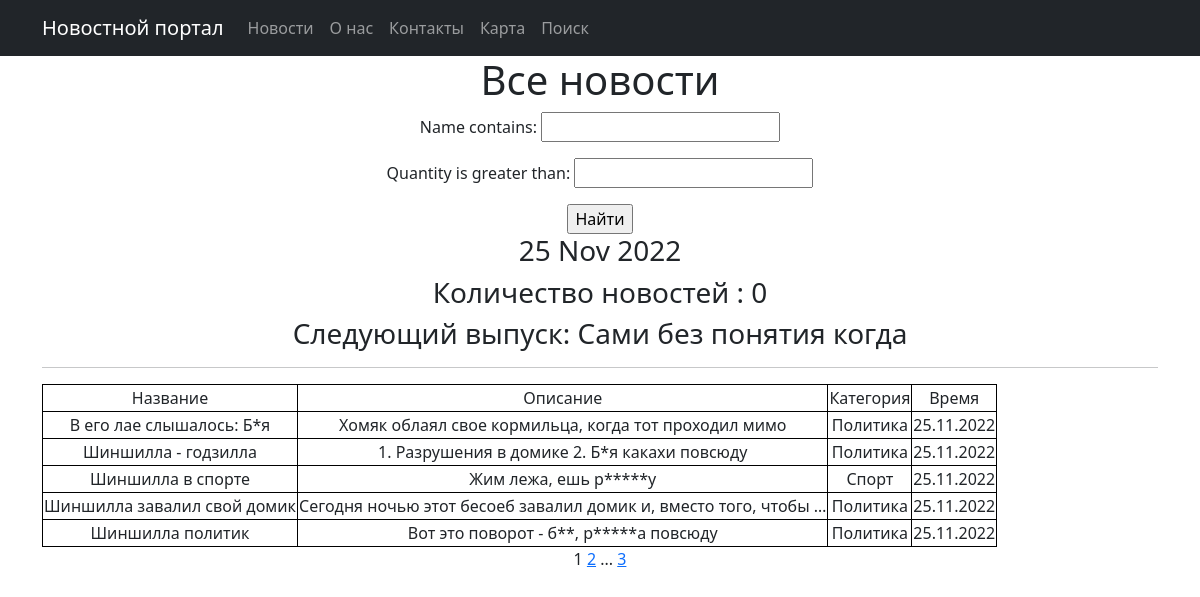
Page /news/ on the committed database.
### simpleapp/models.py (models this page shows, shortened)
class New(models.Model):
    name = models.CharField(
        max_length=50,
        unique=True, # названия товаров не должны повторяться
    )
    description = models.TextField()
    quantity = models.IntegerField(
        validators=[MinValueValidator(0)],
    )
    category = models.ForeignKey(
        to='Category',
        on_delete=models.CASCADE,
        related_name='news', # все продукты в категории будут доступны через поле products
    )

class Category(models.Model):
    name = models.CharField(max_length=100, unique=True)

### simpleapp/views.py (the view)
# urls.py: path('', NewsList.as_view(), name='new_list'),
class NewsList(ListView):
    model = New
    ordering = 'name'
    template_name = 'news.html'
    context_object_name = 'news'
    paginate_by = 5  # вот так мы можем указать количество записей на странице, я указал 5, чтобы новости не придумывать
    def get_queryset(self):
        queryset = super().get_queryset()
        self.filterset = NewFilter(self.request.GET, queryset)
        return self.filterset.qs
    def get_context_data(self, **kwargs):
        context = super().get_context_data(**kwargs)
        context['time_now'] = datetime.utcnow()
        context['next_news'] = 'Следующий выпуск: Сами без понятия когда'
        context['filterset'] = self.filterset
        return context

### simpleapp/templatetags/custom_filters.py (called while the page is built)
@register.filter()
def censor(value):
    swear_words = ('редиска', 'редиску', 'Бля', 'бля', 'Бля.', '.Бля', 'Бля,', 'Бля?', 'Бля!', '.бля', 'бля.', 'бля?', 'бля!', 'бля,', 'Бля:')
    if not isinstance(value, str):
        raise TypeError(f"unresolved type '{type(value)}' expected  type 'str'")
    for word in value.split():
        if word.lower() in swear_words:
            value = value.replace(word, f"{word[0]}{'*' * (len(word) - 2)}{word[-1]}")
    return value

### simpleapp/templatetags/custom_tags.py (called while the page is built)
@register.simple_tag(takes_context=True)
def url_replace(context, **kwargs):
   d = context['request'].GET.copy()
   for k, v in kwargs.items():
       d[k] = v
   return d.urlencode()

### templates/news.html (shortened to what this page needs)
{% extends 'flatpages/default.html' %}
{% load custom_filters %}
{% load custom_tags %}
{% block content %}
   <h1>Все новости</h1>
   <form action="" method="get">
       {{ filterset.form.as_p }}
       <input type="submit" value="Найти" />
   </form>
   <h3>{{ time_now|date:'d M Y' }}</h3>
   <h3> Количество новостей : {{ new | length }} </h3>
   <h3> {{ next_news|default_if_none:"Следующий выпуск: Сами без понятия когда" }} </h3>
   <hr>
   {% if news %}
       <table style="border:1px solid black;">
           <tr style="border:1px solid black;">
               <td style="border:1px solid black;">Название</td>
               <td style="border:1px solid black;">Описание</td>
               <td style="border:1px solid black;">Категория</td>
               <td style="border:1px solid black;">Время</td>
           </tr>
           {% for new in news %}
           <tr style="border:1px solid black;">
              <td style="border:1px solid black;">{{ new.name|censor }}</td>
               <td style="border:1px solid black;">{{ new.description|truncatewords:10|censor }}</td>
               <td style="border:1px solid black;">{{ new.category.name }}</td>
               <td style="border:1px solid black;">{{ time_now|date:'d.m.Y' }}</td>
           </tr>
           {% endfor %}
       </table>
   {% else %}
       <h2>Новостей нет!</h2>
   {% endif %}
   {{ page_obj.number }}
   {% if page_obj.has_next %}
       <a href="?{% url_replace page=page_obj.next_page_number %}">{{ page_obj.next_page_number }}</a>
       {% if paginator.num_pages != page_obj.next_page_number %}
           ...
           <a href="?{% url_replace page=page_obj.paginator.num_pages %}">{{ page_obj.paginator.num_pages }}</a>
       {% endif %}
   {% endif %}
{% endblock content %}

### templates/flatpages/default.html (shortened to what this page needs)
<!DOCTYPE html>
<html lang="en">
    <head>
        {% load static %}
        <link href="{% static 'css/styles.css' %}" rel="stylesheet" />
    </head>
    <body>
        <nav class="navbar navbar-expand-lg navbar-dark bg-dark static-top">
           <div class="container">
               <a class="navbar-brand" href="/news_about/">Новостной портал</a>
               <div class="collapse navbar-collapse" id="navbarResponsive">
                   <ul class="navbar-nav ml-auto">
                       <li class="nav-item">
                           <a class="nav-link" href="/news/">Новости</a>
                       </li>
                       <li class="nav-item">
                           <a class="nav-link" href="/about/">О нас</a>
                       </li>
                       <li class="nav-item">
                           <a class="nav-link" href="/contacts/">Контакты</a>
                       </li>
                       <li class="nav-item">
                           <a class="nav-link" href="/map/">Карта</a>
                       </li>
                       <li class="nav-item">
                           <a class="nav-link" href="/news/search/">Поиск</a>
                       </li>
                   </ul>
               </div>
           </div>
        </nav>
            <div class="container">
           <div class="row">
               <div class="col-lg-12 text-center">
                   {% block content %}{% endblock content %}
               </div>
           </div>
        </div>
    </body>
</html>

### rows in the picture
New: name|censor "В его лае слышалось: Б*я", description|censor "Хомяк облаял свое кормильца, когда тот проходил мимо", category.name "Политика", m "25.11.2022"
New: name|censor "Шиншилла - годзилла", description|censor "1. Разрушения в домике 2. Б*я какахи повсюду", category.name "Политика", m "25.11.2022"
New: name|censor "Шиншилла в спорте", description|censor "Жим лежа, ешь р*****у", category.name "Спорт", m "25.11.2022"
New: name|censor "Шиншилла завалил свой домик", description|censor "Сегодня ночью этот бесоеб завалил домик и, вместо того, чтобы …", category.name "Политика", m "25.11.2022"
New: name|censor "Шиншилла политик", description|censor "Вот это поворот - б**, р*****а повсюду", category.name "Политика", m "25.11.2022"

### other values in the picture
{{ time_now|date:'d M Y' }} "25 Nov 2022"
{{ new | length }} "0"
{{ next_news|default_if_none:"Следующий выпуск: Сами без понятия когда" }} "Следующий выпуск: Сами без понятия когда"
{{ page_obj.number }} "1"
{{ page_obj.next_page_number }} "2"
{{ page_obj.paginator.num_pages }} "3"
